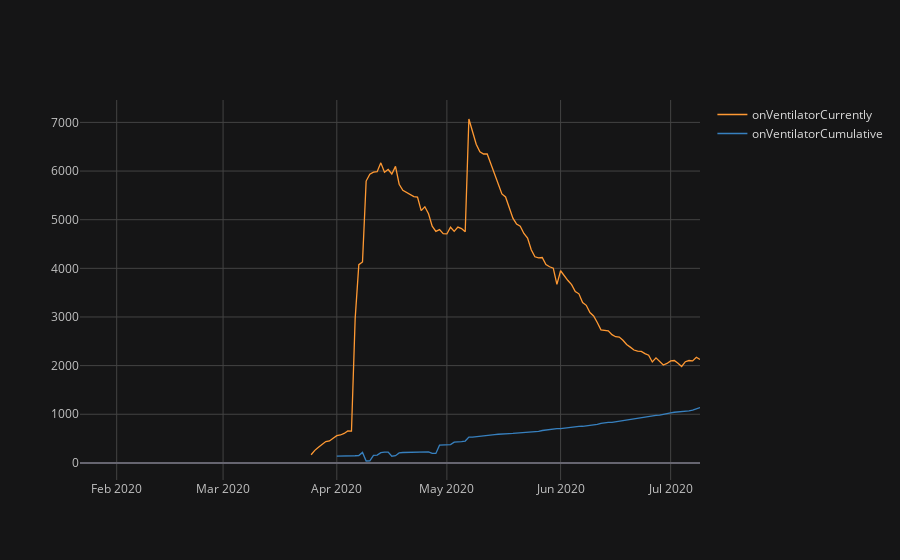

Notebook source saved alongside this figure:
### Code cell
iplot_cols(df_us,'vent')

### Figure 1 — Plotly figure (JSON) as saved in the notebook; plotly's stock layout.template omitted (floating-point values rounded to 4 significant figures; data arrays with more than 128 entries replaced by an {"elided": "..."} marker saying what was removed)
{"data": [{"line": {"color": "rgba(255, 153, 51, 1.0)", "dash": "solid", "shape": "linear", "width": 1.3}, "mode": "lines", "name": "onVentilatorCurrently", "text": "", "type": "scatter", "x": {"elided": "170 str values"}, "y": {"elided": "170 mixed values"}}, {"line": {"color": "rgba(55, 128, 191, 1.0)", "dash": "solid", "shape": "linear", "width": 1.3}, "mode": "lines", "name": "onVentilatorCumulative", "text": "", "type": "scatter", "x": {"elided": "170 str values"}, "y": {"elided": "170 mixed values"}}], "layout": {"legend": {"bgcolor": "#151516", "font": {"color": "#D9D9D9"}}, "paper_bgcolor": "#151516", "plot_bgcolor": "#151516", "title": {"font": {"color": "#D9D9D9"}}, "xaxis": {"gridcolor": "#434343", "showgrid": true, "tickfont": {"color": "#C2C2C2"}, "title": {"font": {"color": "#D9D9D9"}, "text": ""}, "zerolinecolor": "#666570"}, "yaxis": {"gridcolor": "#434343", "showgrid": true, "tickfont": {"color": "#C2C2C2"}, "title": {"font": {"color": "#D9D9D9"}, "text": ""}, "zerolinecolor": "#666570"}}}
